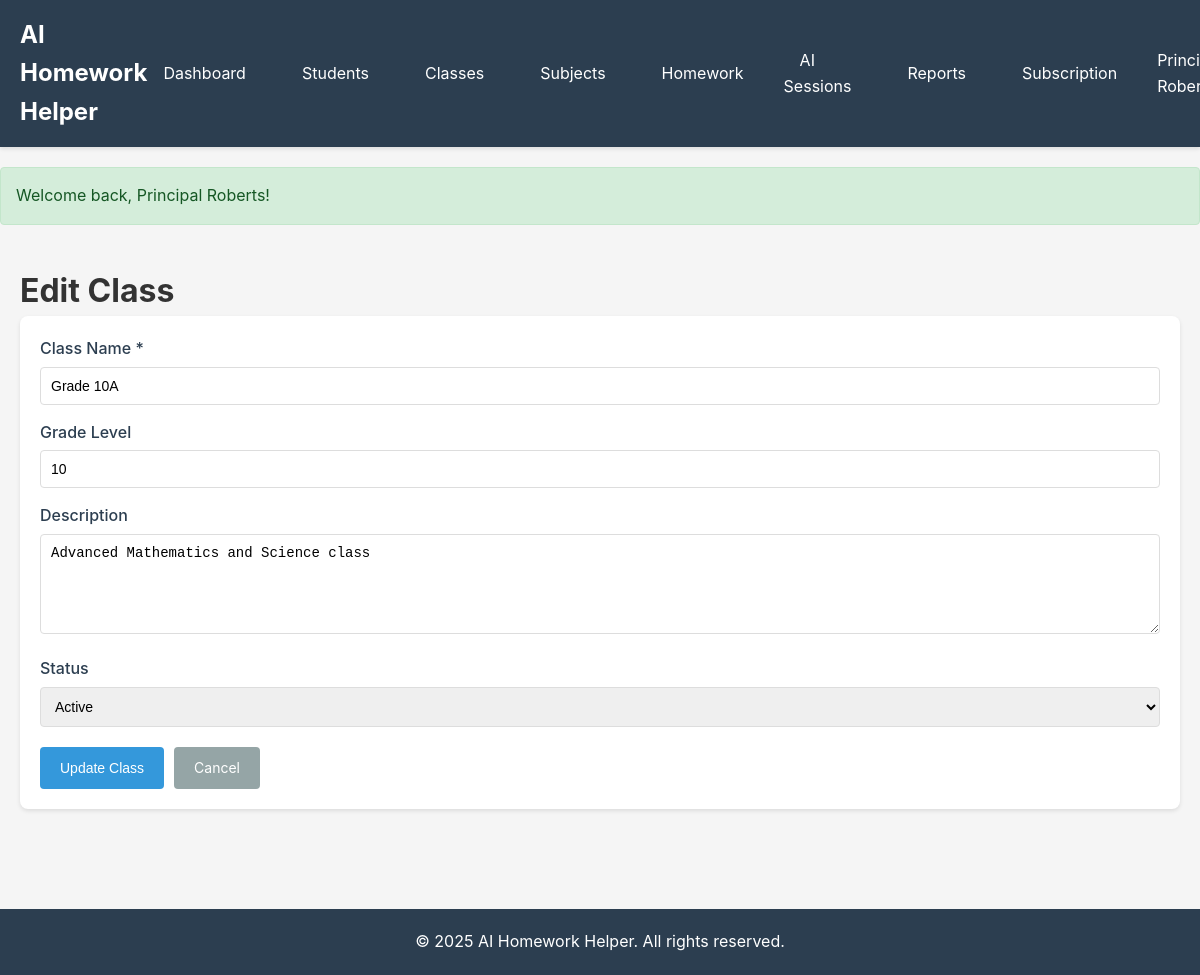
Screenshot of /classes/1/edit (signed in) with the database file from the repository.
### tables this page shows
CREATE TABLE `classes` (
  `id` INT(11) UNSIGNED NOT NULL AUTO_INCREMENT,
  `tenant_id` INT(11) UNSIGNED NOT NULL,
  `name` VARCHAR(255) NOT NULL,
  `grade_level` VARCHAR(50) NULL,
  `description` TEXT NULL,
  `status` ENUM('active', 'archived') NOT NULL DEFAULT 'active',
  `created_at` DATETIME NOT NULL DEFAULT CURRENT_TIMESTAMP,
  `updated_at` DATETIME NULL ON UPDATE CURRENT_TIMESTAMP,
  PRIMARY KEY (`id`),
  KEY `tenant_id` (`tenant_id`),
  KEY `status` (`status`),
  FOREIGN KEY (`tenant_id`) REFERENCES `tenants` (`id`) ON DELETE CASCADE
);

### app/controllers/ClassController.php (called while the page is built, shortened)
<?php
class ClassController extends Controller
{
    public function edit($id)
    {
        $classModel = $this->model('ClassModel');
        $class = $classModel->findById($id);
        $data = ['class' => $class];
        $this->view('classes/edit', $data);
    }
}

### app/core/Router.php (called while the page is built, shortened)
<?php
class Router
{
    private $routes = [];
    private $method = 'index';
    private $params = [];
    public function add($method, $uri, $controller, $action)
    {
        $this->routes[] = [
            'method' => strtoupper($method),
            'uri' => $uri,
            'controller' => $controller,
            'action' => $action
        ];
    }
    public function dispatch()
    {
        $requestUri = $this->getUri();
        $requestMethod = $_SERVER['REQUEST_METHOD'];
        foreach ($this->routes as $route) {
            $pattern = $this->convertUriToRegex($route['uri']);
            if ($route['method'] === $requestMethod && preg_match($pattern, $requestUri, $matches)) {
                array_shift($matches);
                $this->method = $route['action'];
                $this->params = $matches;
                break;
            }
        }
        $this->execute();
    }
    private function execute()
    {
        $controllerInstance = new $this->controller();
        call_user_func_array([$controllerInstance, $this->method], $this->params);
    }
    private function getUri()
    {
        $uri = $_SERVER['REQUEST_URI'] ?? '/';
        $uri = strtok($uri, '?');
        return '/' . trim($uri, '/');
    }
    private function convertUriToRegex($uri)
    {
        $pattern = preg_replace('/\{([a-zA-Z0-9_]+)\}/', '([^/]+)', $uri);
        return '#^' . $pattern . '$#';
    }
}

### app/core/App.php (called while the page is built, shortened)
<?php
class App
{
    private $router;
    public function __construct()
    {
        $this->router = new Router();
    }
    public function run()
    {
        $this->router->dispatch();
    }
    private function loadRoutes()
    {
        $this->router->add('GET', '/', 'HomeController', 'index');
        $this->router->add('GET', '/login', 'AuthController', 'login');
        $this->router->add('POST', '/login', 'AuthController', 'loginPost');
        $this->router->add('GET', '/logout', 'AuthController', 'logout');
        $this->router->add('GET', '/register', 'AuthController', 'register');
        $this->router->add('POST', '/register', 'AuthController', 'registerPost');
        $this->router->add('GET', '/dashboard', 'DashboardController', 'index');
        $this->router->add('GET', '/students', 'StudentController', 'index');
        $this->router->add('GET', '/students/create', 'StudentController', 'create');
        $this->router->add('POST', '/students/create', 'StudentController', 'store');
        $this->router->add('GET', '/students/{id}', 'StudentController', 'show');
        $this->router->add('GET', '/students/{id}/edit', 'StudentController', 'edit');
        $this->router->add('POST', '/students/{id}/edit', 'StudentController', 'update');
        $this->router->add('POST', '/students/{id}/delete', 'StudentController', 'delete');
        $this->router->add('GET', '/teachers', 'TeacherController', 'index');
        $this->router->add('GET', '/teachers/create', 'TeacherController', 'create');
        $this->router->add('POST', '/teachers/create', 'TeacherController', 'store');
        $this->router->add('GET', '/teachers/{id}/edit', 'TeacherController', 'edit');
        $this->router->add('POST', '/teachers/{id}/edit', 'TeacherController', 'update');
        $this->router->add('POST', '/teachers/{id}/delete', 'TeacherController', 'delete');
        $this->router->add('GET', '/classes', 'ClassController', 'index');
        $this->router->add('GET', '/classes/create', 'ClassController', 'create');
        $this->router->add('POST', '/classes/create', 'ClassController', 'store');
        $this->router->add('GET', '/classes/{id}/edit', 'ClassController', 'edit');
        $this->router->add('POST', '/classes/{id}/edit', 'ClassController', 'update');
        $this->router->add('POST', '/classes/{id}/delete', 'ClassController', 'delete');
        $this->router->add('GET', '/subjects', 'SubjectController', 'index');
        $this->router->add('GET', '/subjects/create', 'SubjectController', 'create');
        $this->router->add('POST', '/subjects/create', 'SubjectController', 'store');
        $this->router->add('GET', '/subjects/{id}/edit', 'SubjectController', 'edit');
        $this->router->add('POST', '/subjects/{id}/edit', 'SubjectController', 'update');
        $this->router->add('POST', '/subjects/{id}/delete', 'SubjectController', 'delete');
        $this->router->add('GET', '/homework', 'HomeworkController', 'index');
        $this->router->add('GET', '/homework/create', 'HomeworkController', 'create');
        $this->router->add('POST', '/homework/create', 'HomeworkController', 'store');
        $this->router->add('GET', '/homework/{id}', 'HomeworkController', 'show');
        $this->router->add('POST', '/homework/{id}/ask-ai', 'HomeworkController', 'askAi');
        $this->router->add('POST', '/homework/{id}/status', 'HomeworkController', 'updateStatus');
        $this->router->add('POST', '/homework/{id}/delete', 'HomeworkController', 'delete');
        $this->router->add('GET', '/ai/sessions', 'AiController', 'sessions');
        $this->router->add('GET', '/ai/quiz/generate', 'AiController', 'generateQuiz');
        $this->router->add('POST', '/ai/quiz/generate', 'AiController', 'generateQuizPost');
        $this->router->add('GET', '/ai/quiz/{id}', 'AiController', 'showQuiz');
        $this->router->add('POST', '/ai/quiz/{id}/submit', 'AiController', 'submitQuiz');
        $this->router->add('GET', '/admin/subscription', 'SubscriptionController', 'index');
        $this->router->add('GET', '/admin/plans', 'SubscriptionController', 'plans');
        $this->router->add('POST', '/admin/subscription/change', 'SubscriptionController', 'changePlan');
        $this->router->add('GET', '/admin/billing', 'SubscriptionController', 'billing');
        $this->router->add('POST', '/admin/payment/simulate', 'SubscriptionController', 'simulatePayment');
        $this->router->add('GET', '/admin/tenants', 'TenantController', 'index');
        $this->router->add('GET', '/admin/tenants/create', 'TenantController', 'create');
        $this->router->add('POST', '/admin/tenants/create', 'TenantController', 'store');
        $this->router->add('GET', '/admin/tenants/{id}/edit', 'TenantController', 'edit');
        $this->router->add('POST', '/admin/tenants/{id}/edit', 'TenantController', 'update');
        $this->router->add('GET', '/admin/users', 'UserController', 'index');
        $this->router->add('GET', '/admin/users/create', 'UserController', 'create');
        $this->router->add('POST', '/admin/users/create', 'UserController', 'store');
        $this->router->add('GET', '/admin/users/{id}/edit', 'UserController', 'edit');
        $this->router->add('POST', '/admin/users/{id}/edit', 'UserController', 'update');
        $this->router->add('POST', '/admin/users/{id}/delete', 'UserController', 'delete');
        $this->router->add('GET', '/reports/homework', 'ReportController', 'homework');
        $this->router->add('GET', '/reports/performance', 'ReportController', 'performance');
        $this->router->add('GET', '/reports/usage', 'ReportController', 'usage');
        $this->router->add('POST', '/api/v1/homework/create', 'ApiController', 'createHomework');
        $this->router->add('GET', '/api/v1/homework/{id}', 'ApiController', 'getHomework');
    }
}

### public/index.php (called while the page is built, shortened)
<?php
require_once __DIR__ . '/../app/core/Database.php';
require_once __DIR__ . '/../app/core/Router.php';
require_once __DIR__ . '/../app/core/Controller.php';
require_once __DIR__ . '/../app/core/Model.php';
require_once __DIR__ . '/../app/core/App.php';
$app = new App();
$app->run();

### app/core/Database.php (called while the page is built, shortened)
<?php
class Database
{
    private static $instance = null;
    private $connection;
    private $host;
    private $dbname;
    private $username;
    private $password;
    private $charset;
    private function __construct()
    {
        $this->host = $_ENV['DB_HOST'] ?? 'localhost';
        $this->dbname = $_ENV['DB_NAME'] ?? 'ai_homework_helper';
        $this->username = $_ENV['DB_USER'] ?? 'root';
        $this->password = $_ENV['DB_PASS'] ?? '';
        $this->charset = 'utf8mb4';
    }
    public static function getInstance()
    {
        if (self::$instance === null) {
            self::$instance = new self();
        }
        return self::$instance;
    }
    private function connect()
    {
        $dsn = "mysql:host={$this->host};dbname={$this->dbname};charset={$this->charset}";
        $options = [
            PDO::ATTR_ERRMODE => PDO::ERRMODE_EXCEPTION,
            PDO::ATTR_DEFAULT_FETCH_MODE => PDO::FETCH_ASSOC,
            PDO::ATTR_EMULATE_PREPARES => false,
        ];
        try {
            $this->connection = new PDO($dsn, $this->username, $this->password, $options);
        } catch (PDOException $e) {
            die("Database connection failed: " . $e->getMessage());
        }
    }
    public function getConnection()
    {
        return $this->connection;
    }
}

### app/core/Model.php (called while the page is built, shortened)
<?php
class Model
{
    protected $db;
    protected $table;
    protected $tenantScoped = true;
    public function __construct()
    {
        $this->db = Database::getInstance()->getConnection();
    }
    public function findById($id)
    {
        $sql = "SELECT * FROM {$this->table} WHERE id = :id";
        if ($this->tenantScoped && isset($_SESSION['tenant_id'])) {
            $sql .= " AND tenant_id = :tenant_id";
        }
        $stmt = $this->db->prepare($sql);
        $stmt->bindValue(':id', $id, PDO::PARAM_INT);
        if ($this->tenantScoped && isset($_SESSION['tenant_id'])) {
            $stmt->bindValue(':tenant_id', $_SESSION['tenant_id'], PDO::PARAM_INT);
        }
        $stmt->execute();
        return $stmt->fetch();
    }
}

### app/views/classes/edit.php (the view, shortened to what this page needs)
<?php require __DIR__ . '/../layouts/header.php'; ?>
<div class="container">
    <h1>Edit Class</h1>
    <div class="card">
        <form method="POST" action="/classes/<?php echo $class['id']; ?>/edit">
            <div class="form-group">
                <label for="name">Class Name *</label>
                <input type="text" id="name" name="name" class="form-control" value="<?php echo htmlspecialchars($class['name']); ?>" required>
            </div>
            <div class="form-group">
                <label for="grade_level">Grade Level</label>
                <input type="text" id="grade_level" name="grade_level" class="form-control" value="<?php echo htmlspecialchars($class['grade_level']); ?>">
            </div>
            <div class="form-group">
                <label for="description">Description</label>
                <textarea id="description" name="description" class="form-control" rows="4"><?php echo htmlspecialchars($class['description']); ?></textarea>
            </div>
            <div class="form-group">
                <label for="status">Status</label>
                <select id="status" name="status" class="form-control">
                    <option value="active" <?php echo $class['status'] === 'active' ? 'selected' : ''; ?>>Active</option>
                </select>
            </div>
            <div class="form-actions">
                <button type="submit" class="btn btn-primary">Update Class</button>
                <a href="/classes" class="btn btn-secondary">Cancel</a>
            </div>
        </form>
    </div>
</div>
<?php require __DIR__ . '/../layouts/footer.php'; ?>

### public/css/style.css (style rules this page uses)
* { margin: 0; padding: 0; box-sizing: border-box; }
body { font-family: -apple-system, BlinkMacSystemFont, 'Segoe UI', Roboto, 'Helvetica Neue', Arial, sans-serif; line-height: 1.6; color: #333; background-color: #f5f5f5; }
.container { max-width: 1200px; margin: 0 auto; padding: 20px; }
.card { background-color: #fff; border-radius: 8px; padding: 20px; margin-bottom: 20px; box-shadow: 0 2px 4px rgba(0,0,0,0.1); }
.form-group { margin-bottom: 15px; }
.form-group label { display: block; margin-bottom: 5px; font-weight: 500; color: #2c3e50; }
.form-control { width: 100%; padding: 10px; border: 1px solid #ddd; border-radius: 4px; font-size: 14px; }
select.form-control { cursor: pointer; }
textarea.form-control { resize: vertical; min-height: 100px; }
.form-actions { display: flex; gap: 10px; margin-top: 20px; }
.btn { display: inline-block; padding: 10px 20px; background-color: #3498db; color: #fff; text-decoration: none; border: none; border-radius: 4px; cursor: pointer; font-size: 14px; transition: background-color 0.3s; }
.btn-primary { background-color: #3498db; }
.btn-secondary { background-color: #95a5a6; }

### rows the page displays
classes: name "Grade 10A", grade_level "10", description "Advanced Mathematics and Science class", status "Active"

### other values shown
$message "Welcome back, Principal Roberts!"
